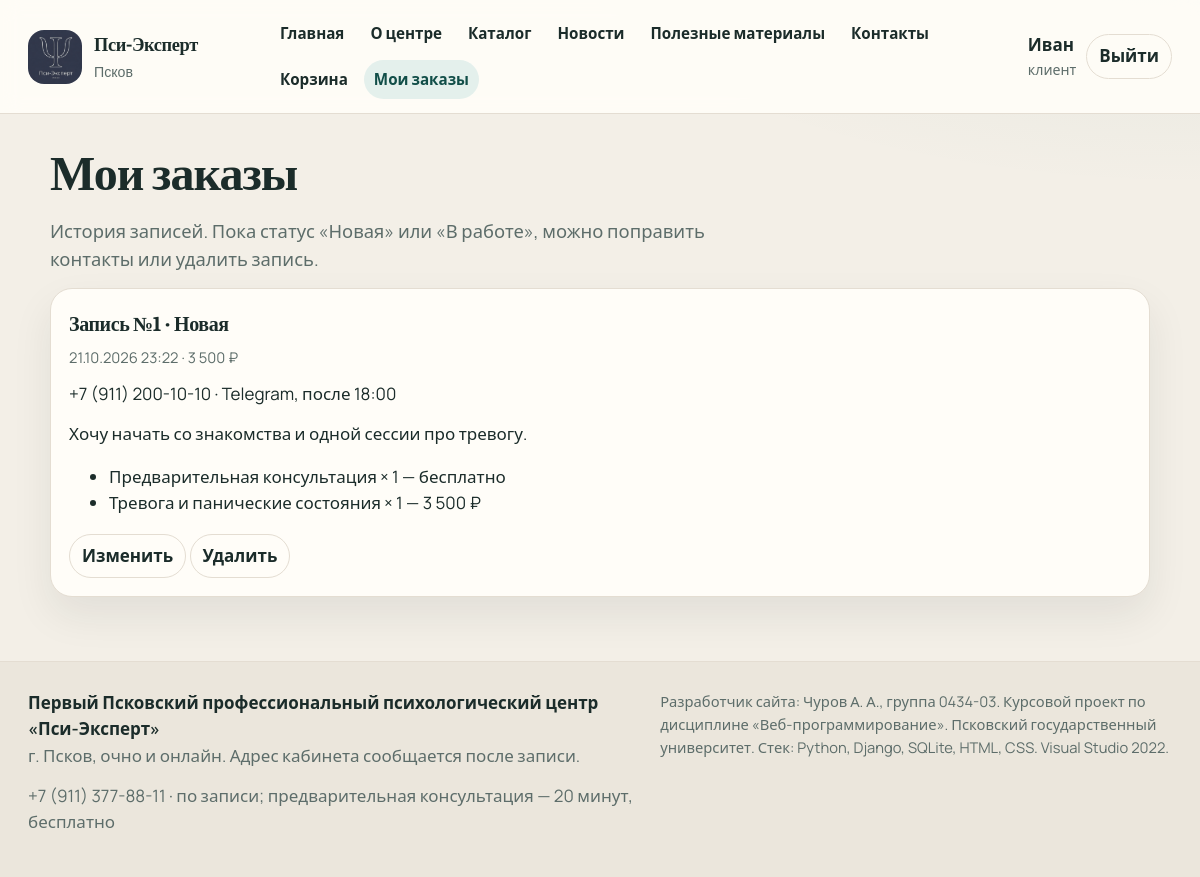
Page /my-orders/ (signed in) on the committed database.
### app/models.py (models this page shows, shortened)
class Order(models.Model):
    STATUS_NEW = 'new'
    STATUS_WORK = 'in_progress'
    STATUS_DONE = 'done'
    STATUS_CANCELLED = 'cancelled'
    STATUS_CHOICES = [
        (STATUS_NEW, 'Новая'),
        (STATUS_WORK, 'В работе'),
        (STATUS_DONE, 'Проведена'),
        (STATUS_CANCELLED, 'Отменена'),
    ]
    user = models.ForeignKey(User, on_delete=models.CASCADE, related_name='orders', verbose_name='Клиент')
    created_at = models.DateTimeField('Создана', auto_now_add=True)
    status = models.CharField('Статус', max_length=20, choices=STATUS_CHOICES, default=STATUS_NEW)
    total = models.DecimalField('Сумма', max_digits=12, decimal_places=2)
    phone = models.CharField('Телефон', max_length=20)
    contact = models.CharField('Как связаться', max_length=200)
    comment = models.TextField('Комментарий', blank=True)
    class Meta:
        ordering = ['-created_at']
        verbose_name = 'Запись'
        verbose_name_plural = 'Записи'
    def client_can_change(self):
        return self.status in (self.STATUS_NEW, self.STATUS_WORK)
    @property
    def total_label(self):
        return format_price(self.total)

class OrderItem(models.Model):
    order = models.ForeignKey(Order, on_delete=models.CASCADE, related_name='items')
    service = models.ForeignKey(
        Service,
        on_delete=models.SET_NULL,
        null=True,
        blank=True,
        related_name='order_items',
    )
    service_name = models.CharField('Название', max_length=200)
    quantity = models.PositiveIntegerField('Количество')
    price = models.DecimalField('Цена', max_digits=10, decimal_places=2)
    class Meta:
        verbose_name = 'Позиция записи'
        verbose_name_plural = 'Позиции записи'
    @property
    def line_total(self):
        return self.price * self.quantity
    @property
    def line_label(self):
        return format_price(self.line_total)

### app/views.py (the view)
# urls.py: path('my-orders/', views.my_orders, name='my_orders'),
@role_required(Profile.ROLE_CLIENT)
def my_orders(request):
    orders = request.user.orders.prefetch_related('items')
    return render(request, 'app/my_orders.html', {'orders': orders})

### app/context_processors.py (called while the page is built)
def site_context(request):
    role = None
    cart_count = 0
    user = request.user
    if user.is_authenticated:
        profile = getattr(user, 'profile', None)
        role = profile.role if profile else None
        if role == 'client':
            cart = Cart.objects.filter(user=user).first()
            if cart:
                cart_count = cart.total_items()
    return {
        'company': COMPANY,
        'user_role': role,
        'cart_count': cart_count,
    }

### app/models.py (called while the page is built)
def format_price(value):
    if value is None:
        return '0'
    amount = Decimal(value)
    if amount == 0:
        return 'бесплатно'
    return f'{int(amount):,}'.replace(',', ' ') + ' ₽'

### app/templates/app/my_orders.html (shortened to what this page needs)
{% extends "app/base.html" %}
{% block content %}
<h1>Мои заказы</h1>
<p class="lead">История записей. Пока статус «Новая» или «В работе», можно поправить контакты или удалить запись.</p>
{% for order in orders %}
<article class="card" style="margin-bottom:14px;">
    <h3>Запись №{{ order.pk }} · {{ order.get_status_display }}</h3>
    <p class="meta">{{ order.created_at|date:"d.m.Y H:i" }} · {{ order.total_label }}</p>
    <p>{{ order.phone }} · {{ order.contact }}</p>
    {% if order.comment %}<p>{{ order.comment }}</p>{% endif %}
    <ul>
        {% for item in order.items.all %}
        <li>{{ item.service_name }} × {{ item.quantity }} — {{ item.line_label }}</li>
        {% endfor %}
    </ul>
    {% if order.client_can_change %}
    <a class="btn ghost" href="{% url 'order_edit' order.pk %}">Изменить</a>
    <a class="btn ghost" href="{% url 'order_delete' order.pk %}">Удалить</a>
    {% endif %}
</article>
{% empty %}
<p>Записей ещё нет.</p>
{% endfor %}
{% endblock %}

### app/templates/app/base.html (shortened to what this page needs)
{% load static %}
<!DOCTYPE html>
<html lang="ru">
<head>
    <link rel="stylesheet" href="{% static 'app/css/site.css' %}">
</head>
<body>
    <header class="site-header">
        <a class="brand" href="{% url 'home' %}">
            <img src="{% static 'app/content/logo_psy.png' %}" alt="">
            <span>
                <strong>{{ company.name }}</strong>
                <small>Псков</small>
            </span>
        </a>
        {% with url_name=request.resolver_match.url_name %}
        <nav class="nav" aria-label="Разделы сайта">
            <a class="{% if url_name == 'home' %}is-active{% endif %}" href="{% url 'home' %}">Главная</a>
            <a class="{% if url_name == 'about' %}is-active{% endif %}" href="{% url 'about' %}">О центре</a>
            <a class="{% if url_name == 'catalog' or url_name == 'catalog_category' or url_name == 'service_detail' %}is-active{% endif %}" href="{% url 'catalog' %}">Каталог</a>
            <a class="{% if url_name == 'news_list' or url_name == 'news_detail' %}is-active{% endif %}" href="{% url 'news_list' %}">Новости</a>
            <a class="{% if url_name == 'materials' %}is-active{% endif %}" href="{% url 'materials' %}">Полезные материалы</a>
            <a class="{% if url_name == 'contacts' %}is-active{% endif %}" href="{% url 'contacts' %}">Контакты</a>
            {% if user_role == 'client' %}
                <a class="{% if url_name == 'cart' or url_name == 'checkout' %}is-active{% endif %}" href="{% url 'cart' %}">Корзина{% if cart_count %} <b>{{ cart_count }}</b>{% endif %}</a>
                <a class="{% if url_name == 'my_orders' or url_name == 'order_edit' %}is-active{% endif %}" href="{% url 'my_orders' %}">Мои заказы</a>
            {% elif user_role == 'manager' %}
                <a class="{% if url_name == 'manager_orders' %}is-active{% endif %}" href="{% url 'manager_orders' %}">Заказы</a>
            {% elif user_role == 'admin' %}
                <a href="{% url 'panel' %}">Панель</a>
            {% else %}
                <a class="{% if url_name == 'login' %}is-active{% endif %}" href="{% url 'login' %}">Вход</a>
                <a class="{% if url_name == 'register' %}is-active{% endif %}" href="{% url 'register' %}">Регистрация</a>
            {% endif %}
        </nav>
        {% endwith %}
        {% if user.is_authenticated %}
        <div class="who">
            <span>
                <strong>{{ user.first_name|default:user.username }}</strong>
                <small>
                    {% if user_role == 'admin' %}администратор
                    {% elif user_role == 'manager' %}менеджер
                    {% else %}клиент{% endif %}
                </small>
            </span>
            <form method="post" action="{% url 'logout' %}">
                <button type="submit">Выйти</button>
            </form>
        </div>
        {% endif %}
    </header>
    <main>
        {% block content %}{% endblock %}
    </main>
    <footer class="site-footer">
        <div>
            <strong>{{ company.legal }}</strong>
            <p>{{ company.address }}</p>
            <p>{{ company.phones.0 }} · {{ company.hours }}</p>
        </div>
        <div>
            <p class="note">{{ company.developer }}</p>
        </div>
    </footer>
</body>
</html>

### app/static/app/css/site.css (style rules this page uses)
:root { --ink: #1b2c2a; --muted: #5d6d6a; --paper: #f3efe7; --card: #fffdf8; --line: #e4ddd2; --teal: #1a6b62; --teal-dark: #114e48; --clay: #b65b45; --sage: #e4f0ec; --shadow: 0 18px 40px rgba(27, 44, 42, 0.08); }
* { box-sizing: border-box; }
html { scroll-behavior: smooth; }
body { margin: 0; color: var(--ink); background: radial-gradient(1200px 500px at 100% -10%, rgba(26, 107, 98, 0.08), transparent 55%), var(--paper); font-family: Manrope, "Segoe UI", sans-serif; font-size: 17px; line-height: 1.55; }
img { max-width: 100%; display: block; }
a { color: var(--teal-dark); }
h1, h2, h3, .brand strong { font-family: Literata, Georgia, serif; font-weight: 650; letter-spacing: -0.02em; }
h1 { font-size: clamp(2.1rem, 4vw, 3.4rem); line-height: 1.15; margin: 0 0 0.4em; }
p { margin: 0 0 0.8em; }
.site-header { display: flex; align-items: center; gap: 22px; padding: 14px 28px; background: rgba(255, 253, 248, 0.92); border-bottom: 1px solid var(--line); position: sticky; top: 0; z-index: 10; backdrop-filter: blur(10px); }
.brand { display: flex; align-items: center; gap: 12px; text-decoration: none; color: inherit; min-width: 220px; }
.brand img { width: 54px; height: 54px; object-fit: cover; border-radius: 16px; background: white; }
.brand strong { display: block; font-size: 1.15rem; }
.brand small { color: var(--muted); font-family: Manrope, sans-serif; font-weight: 500; }
.nav { display: flex; gap: 6px; flex: 1; flex-wrap: wrap; }
.nav a { text-decoration: none; color: var(--ink); padding: 8px 10px; border-radius: 999px; font-weight: 600; font-size: 0.95rem; }
.nav a.is-active, .nav a:hover { background: var(--sage); color: var(--teal-dark); }
.who { display: flex; align-items: center; gap: 10px; margin-left: auto; }
.who small { display: block; color: var(--muted); }
.who button, .btn, button.btn { border: 0; background: var(--teal); color: white; border-radius: 999px; padding: 10px 16px; font: inherit; font-weight: 700; cursor: pointer; text-decoration: none; display: inline-block; }
.btn.ghost, .who button { background: transparent; color: var(--ink); border: 1px solid var(--line); padding: 8px 12px; }
main { width: min(1100px, calc(100% - 32px)); margin: 28px auto 64px; }
.lead { font-size: 1.15rem; color: var(--muted); max-width: 46rem; }
.card { background: var(--card); border: 1px solid var(--line); border-radius: 22px; padding: 18px; box-shadow: var(--shadow); }
.card h3 { margin: 0 0 8px; font-size: 1.25rem; }
.meta { color: var(--muted); font-size: 0.92rem; }
.site-footer { border-top: 1px solid var(--line); padding: 28px; display: grid; grid-template-columns: 1.2fr 1fr; gap: 18px; color: var(--muted); background: #ebe6dc; }
.site-footer strong { color: var(--ink); }
.note { font-size: 0.92rem; }

### rows in the picture
Order: pk "1", status "Новая", created_at "21.10.2026 23:22", total_label "3 500 ₽", phone "+7 (911) 200-10-10", contact "Telegram, после 18:00", comment "Хочу начать со знакомства и одной сессии про тревогу.", shows "Изменить"
OrderItem: service_name "Предварительная консультация", quantity "1", line_label "бесплатно"
OrderItem: service_name "Тревога и панические состояния", quantity "1", line_label "3 500 ₽"

### other values in the picture
{{ company.name }} "Пси-Эксперт"
{{ user.first_name|default:user.username }} "Иван"
{{ company.legal }} "Первый Псковский профессиональный психологический центр «Пси-Эксперт»"
{{ company.address }} "г. Псков, очно и онлайн. Адрес кабинета сообщается после записи."
{{ company.phones.0 }} "+7 (911) 377-88-11"
{{ company.hours }} "по записи; предварительная консультация — 20 минут, бесплатно"
